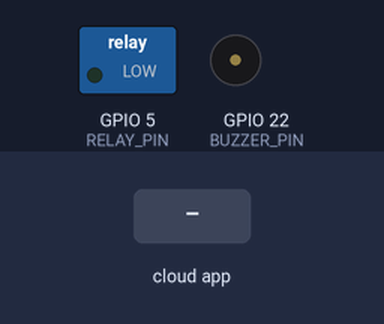
Bench run of a sketch on a simulated ESP32. Shown: switched loads named in the sketch (green lamp = pin HIGH), buzzer (waves = sounding, pin HIGH). The test bench sets the inputs (shaded band). WiFi joins after 1.5 s; servers stay silent unless stated; what the sketch prints to the serial monitor is not drawn.

Above: at 2.7 s.
2.8 s: the phone or cloud app sets 68f7787aba649e246c1018d8 to 1
At 2.9 s:
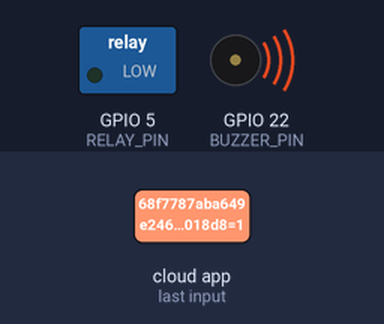
At 6.8 s:
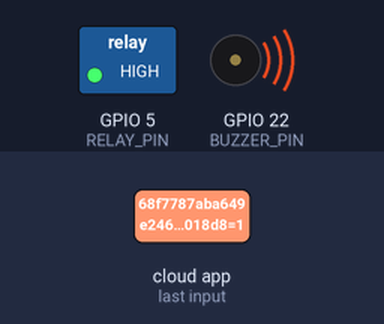
Timing chart, 0 to 10.6 s (numbered marks = the images above; inputs shaded):
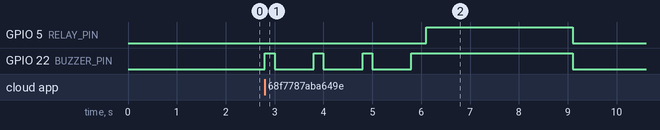

The sketch:

launch.ino
```cpp
#include <WiFi.h>
#include <SinricPro.h>
#include <SinricProSwitch.h>

#define RELAY_PIN 5
#define BUZZER_PIN 22
#define COUNTDOWN 3

// Wi-Fi
const char* ssid = "bristidev-4G";
const char* password = "Br@190304";

// Sinric Pro
#define APP_KEY       "f518d5fe-0868-401f-b65a-7d5248159d71"       // Sinric Pro API Key
#define APP_SECRET    "f1192782-faf8-45c5-8f2e-b3a5a5cab16d-f1037a21-814d-4cba-a692-aedea6b83929"    // Sinric Pro API Secret
#define DEVICE_ID     "68f7787aba649e246c1018d8"     // Your device ID

bool onPowerState(const String &deviceId, bool &state) {
  if (state) {
    // Countdown beep
    for(int i=COUNTDOWN; i>0; i--){
      digitalWrite(BUZZER_PIN, HIGH);
      delay(200);
      digitalWrite(BUZZER_PIN, LOW);
      delay(800);
    }
    // Relay ON
    digitalWrite(BUZZER_PIN, HIGH);
    delay(300);
    digitalWrite(RELAY_PIN, HIGH);
    delay(3000);
    digitalWrite(RELAY_PIN, LOW);
    digitalWrite(BUZZER_PIN, LOW);
  }
  return true;
}

void setup() {
  Serial.begin(115200);
  pinMode(RELAY_PIN, OUTPUT);
  pinMode(BUZZER_PIN, OUTPUT);
  digitalWrite(RELAY_PIN, LOW);

  WiFi.begin(ssid, password);
  Serial.print("Connecting to Wi-Fi");
  while(WiFi.status() != WL_CONNECTED){
    delay(500);
    Serial.print(".");
  }
  Serial.println("Connected to Wi-Fi");

  SinricProSwitch &mySwitch = SinricPro[DEVICE_ID];
  mySwitch.onPowerState(onPowerState);

  SinricPro.begin(APP_KEY, APP_SECRET);
}

void loop() {
  SinricPro.handle();
}
```

Measured:
- after the input at 2.8 s, GPIO 5 (RELAY_PIN): LOW → HIGH after 3.3 s, → LOW 3.0 s later; GPIO 22 (BUZZER_PIN): goes 3 × (HIGH 0.20 s, LOW 0.80 s), HIGH 3.3 s, then LOW, starting at once
